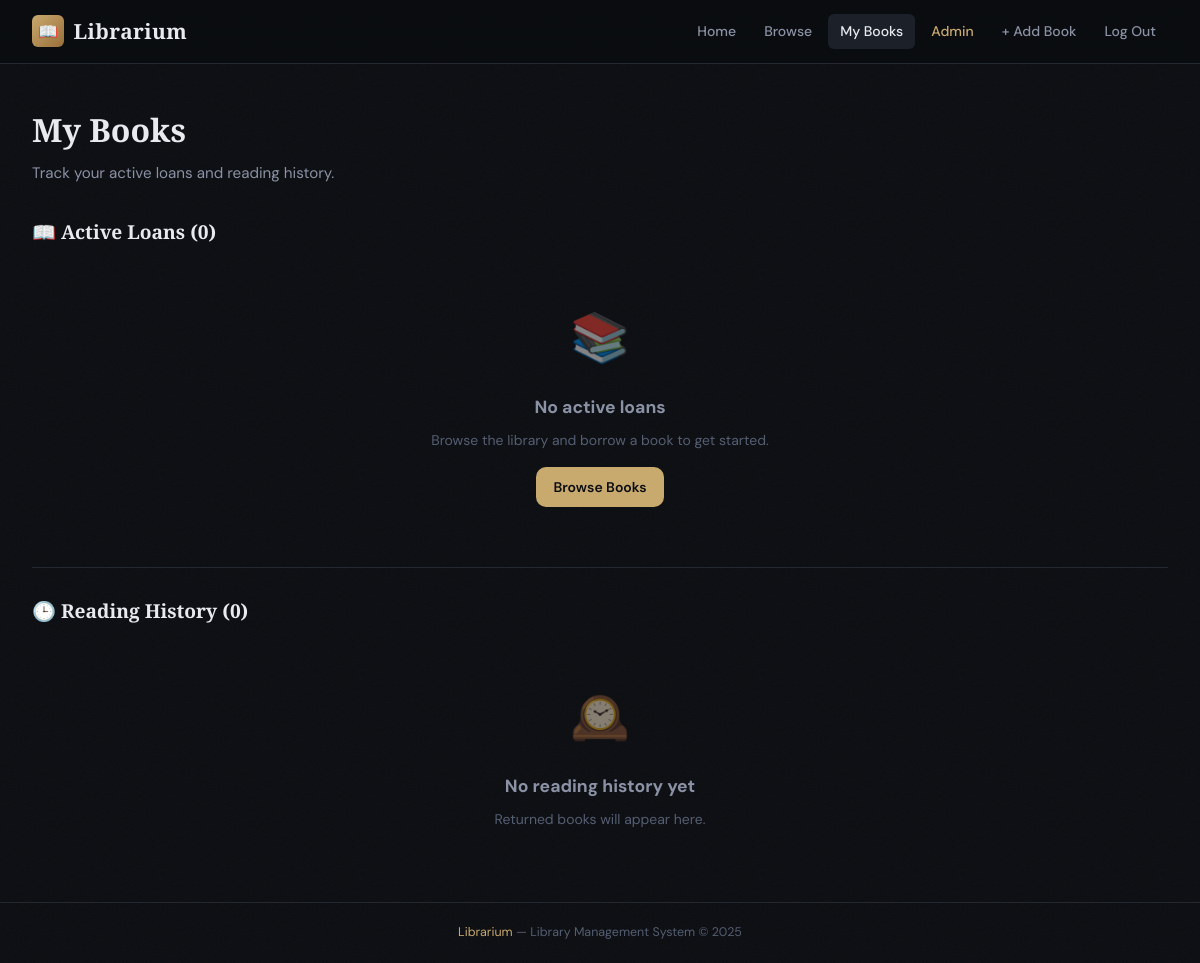
The app's page /my-borrowings (signed in), older data.
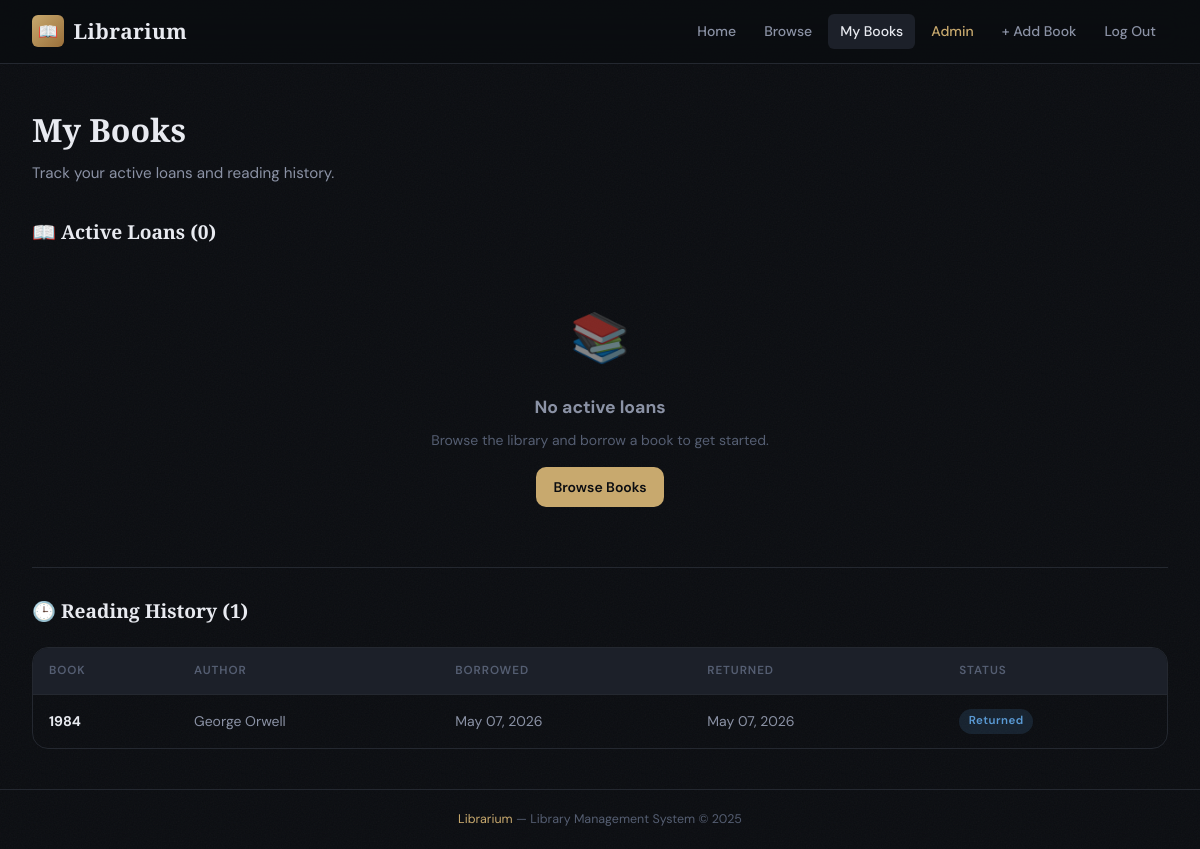
The same page, newer data.
### models.py (models this page shows, shortened)
class Borrowing(db.Model):
    __tablename__ = "borrowings"
    id = db.Column(db.Integer, primary_key=True)
    user_id = db.Column(db.Integer, db.ForeignKey("users.id"), nullable=False, index=True)
    book_id = db.Column(db.Integer, db.ForeignKey("books.id"), nullable=False, index=True)
    borrow_date = db.Column(db.DateTime, default=datetime.utcnow, nullable=False)
    due_date = db.Column(db.DateTime, nullable=True)
    return_date = db.Column(db.DateTime, nullable=True)
    status = db.Column(db.String(20), default="borrowed", nullable=False)  # 'borrowed' | 'returned' | 'overdue'

class Book(db.Model):
    __tablename__ = "books"
    id = db.Column(db.Integer, primary_key=True)
    title = db.Column(db.String(200), nullable=False)
    author = db.Column(db.String(150), nullable=False)
    isbn = db.Column(db.String(20), unique=True, nullable=False, index=True)
    genre = db.Column(db.String(80), nullable=True)
    description = db.Column(db.Text, nullable=True)
    availability_status = db.Column(db.Boolean, default=True, nullable=False)  # True = available
    added_at = db.Column(db.DateTime, default=datetime.utcnow)
    borrowings = db.relationship("Borrowing", backref="book", lazy="dynamic")

### routes.py (the view)
@main.route("/my-borrowings")
@login_required
def my_borrowings():
    user = current_user()
    active = (
        Borrowing.query
        .filter_by(user_id=user.id, status="borrowed")
        .order_by(Borrowing.borrow_date.desc())
        .all()
    )
    history = (
        Borrowing.query
        .filter_by(user_id=user.id, status="returned")
        .order_by(Borrowing.return_date.desc())
        .all()
    )
    return render_template("my_borrowings.html", active=active, history=history, now=datetime.utcnow())

### models.py (called while the page is built)
    @property
    def is_admin(self):
        return self.role == "admin"

### routes.py (called while the page is built)
def login_required(f):
    @wraps(f)
    def decorated(*args, **kwargs):
        if "user_id" not in session:
            flash("Please log in to continue.", "warning")
            return redirect(url_for("main.login"))
        return f(*args, **kwargs)
    return decorated

def current_user():
    if "user_id" in session:
        return User.query.get(session["user_id"])
    return None

@main.context_processor
def inject_user():
    return {"current_user": current_user()}

### templates/my_borrowings.html (shortened to what this page needs)
{% extends "base.html" %}
{% block content %}
<div class="page-header">
  <h1>My Books</h1>
  <p>Track your active loans and reading history.</p>
</div>
<div class="section-header">
  <span class="section-title">📖 Active Loans ({{ active|length }})</span>
</div>
{% if active %}
<div class="table-wrap mb-2">
  <table>
    <thead>
      <tr><th>Book</th><th>Author</th><th>Borrowed On</th><th>Due Date</th><th>Status</th><th>Action</th></tr>
    </thead>
    <tbody>
      {% for b in active %}
      <tr>
        <td><strong>{{ b.book.title }}</strong></td>
        <td>{{ b.book.author }}</td>
        <td>{{ b.borrow_date.strftime('%b %d, %Y') }}</td>
        <td class="{% if b.is_overdue %}text-danger{% endif %}">
          {{ b.due_date.strftime('%b %d, %Y') if b.due_date else '—' }}
        </td>
        <td>
          {% if b.is_overdue %}
            <span class="badge badge-overdue">Overdue</span>
          {% else %}
            <span class="badge badge-borrowed">Borrowed</span>
          {% endif %}
        </td>
        <td>
          <form method="POST" action="{{ url_for('main.return_book', borrowing_id=b.id) }}">
            <button type="submit" class="btn btn-success btn-sm">Return Book</button>
          </form>
        </td>
      </tr>
      {% endfor %}
    </tbody>
  </table>
</div>
{% else %}
<div class="empty-state" style="padding:2rem">
  <div class="empty-state-icon">📚</div>
  <h3>No active loans</h3>
  <p>Browse the library and borrow a book to get started.</p>
  <a href="{{ url_for('main.books') }}" class="btn btn-primary" style="margin-top:1rem">Browse Books</a>
</div>
{% endif %}
<div class="divider"></div>
<div class="section-header">
  <span class="section-title">🕒 Reading History ({{ history|length }})</span>
</div>
{% if history %}
<div class="table-wrap">
  <table>
    <thead>
      <tr><th>Book</th><th>Author</th><th>Borrowed</th><th>Returned</th><th>Status</th></tr>
    </thead>
    <tbody>
      {% for b in history %}
      <tr>
        <td><strong>{{ b.book.title }}</strong></td>
        <td>{{ b.book.author }}</td>
        <td>{{ b.borrow_date.strftime('%b %d, %Y') }}</td>
        <td>{{ b.return_date.strftime('%b %d, %Y') if b.return_date else '—' }}</td>
        <td><span class="badge badge-returned">Returned</span></td>
      </tr>
      {% endfor %}
    </tbody>
  </table>
</div>
{% else %}
<div class="empty-state" style="padding:2rem">
  <div class="empty-state-icon">🕰️</div>
  <h3>No reading history yet</h3>
  <p>Returned books will appear here.</p>
</div>
{% endif %}
{% endblock %}

### templates/base.html (shortened to what this page needs)
<!DOCTYPE html>
<html lang="en">
<head>
</head>
<body>
<nav>
  <a href="{{ url_for('main.dashboard') }}" class="nav-brand">
    <div class="nav-brand-icon">📖</div>
    <span class="nav-brand-text">Librarium</span>
  </a>
  <div class="nav-links">
    <a href="{{ url_for('main.dashboard') }}" class="nav-link {% if request.endpoint == 'main.dashboard' %}active{% endif %}">Home</a>
    <a href="{{ url_for('main.books') }}"     class="nav-link {% if request.endpoint == 'main.books' %}active{% endif %}">Browse</a>
    {% if current_user %}
      <a href="{{ url_for('main.my_borrowings') }}" class="nav-link {% if request.endpoint == 'main.my_borrowings' %}active{% endif %}">My Books</a>
      {% if current_user.is_admin %}
        <a href="{{ url_for('main.admin_panel') }}" class="nav-link accent">Admin</a>
        <a href="{{ url_for('main.add_book') }}" class="nav-link">+ Add Book</a>
      {% endif %}
      <a href="{{ url_for('main.logout') }}" class="nav-link">Log Out</a>
    {% else %}
      <a href="{{ url_for('main.login') }}" class="nav-link">Log In</a>
      <a href="{{ url_for('main.register') }}" class="nav-link nav-btn">Join Free</a>
    {% endif %}
  </div>
</nav>
<main>
  {% block content %}{% endblock %}
</main>
<footer>
  <span>Librarium</span> &mdash; Library Management System &copy; {{ 2025 }}
</footer>
</body>
</html>

### templates/base.html (style rules this page uses)
*, *::before, *::after { box-sizing: border-box; margin: 0; padding: 0; }
:root { --bg-base: #0b0d11; --bg-surface: #111318; --bg-card: #161a21; --bg-elevated: #1c2029; --border: #242830; --border-glow: #2e3545; --text-primary: #e8eaf0; --text-secondary: #8b92a5; --text-muted: #555e72; --accent: #c8a96e; --accent-dim: rgba(200,169,110,.15); --accent-hover:#dfc08a; --danger: #e05c6e; --danger-dim: rgba(224,92,110,.15); --success: #5db88a; --success-dim: rgba(93,184,138,.15); --info: #5b9bd5; --info-dim: rgba(91,155,213,.15); --warning: #e0a040; --radius-sm: 6px; --radius: 10px; --radius-lg: 16px; --shadow: 0 4px 24px rgba(0,0,0,.45); --shadow-lg: 0 8px 48px rgba(0,0,0,.6); --font-display: 'Playfair Display', Georgia, serif; --font-body: 'DM Sans', system-ui, sans-serif; --font-mono: 'DM Mono', monospace; }
html { font-size: 16px; scroll-behavior: smooth; }
body { background: var(--bg-base); color: var(--text-primary); font-family: var(--font-body); font-weight: 400; line-height: 1.6; min-height: 100vh; display: flex; flex-direction: column; }
body::before { content: ''; position: fixed; inset: 0; z-index: 0; pointer-events: none; background-size: 200px; }
nav { position: sticky; top: 0; z-index: 100; background: rgba(11,13,17,.88); backdrop-filter: blur(16px); border-bottom: 1px solid var(--border); padding: 0 2rem; display: flex; align-items: center; justify-content: space-between; height: 64px; }
.nav-brand { display: flex; align-items: center; gap: .6rem; text-decoration: none; }
.nav-brand-icon { width: 32px; height: 32px; background: linear-gradient(135deg, var(--accent), #9a6f3a); border-radius: var(--radius-sm); display: grid; place-items: center; font-size: 16px; }
.nav-brand-text { font-family: var(--font-display); font-size: 1.3rem; font-weight: 700; color: var(--text-primary); letter-spacing: .02em; }
.nav-links { display: flex; align-items: center; gap: .25rem; }
.nav-link { color: var(--text-secondary); text-decoration: none; font-size: .875rem; font-weight: 500; padding: .4rem .75rem; border-radius: var(--radius-sm); transition: all .2s; }
.nav-link:hover, .nav-link.active { color: var(--text-primary); background: var(--bg-elevated); }
.nav-link.accent { color: var(--accent); }
main { flex: 1; position: relative; z-index: 1; padding: 2.5rem 2rem; max-width: 1200px; margin: 0 auto; width: 100%; }
.btn { display: inline-flex; align-items: center; gap: .4rem; padding: .55rem 1.1rem; font-family: var(--font-body); font-size: .875rem; font-weight: 600; border: none; border-radius: var(--radius); cursor: pointer; text-decoration: none; transition: all .2s; white-space: nowrap; }
.btn-primary { background: var(--accent); color: #0b0d11; }
.table-wrap { overflow-x: auto; border-radius: var(--radius-lg); border: 1px solid var(--border); }
table { width: 100%; border-collapse: collapse; }
th { background: var(--bg-elevated); color: var(--text-muted); font-size: .73rem; font-weight: 600; letter-spacing: .08em; text-transform: uppercase; padding: .85rem 1rem; text-align: left; }
td { padding: .85rem 1rem; border-top: 1px solid var(--border); font-size: .875rem; color: var(--text-secondary); }
td strong { color: var(--text-primary); }
.badge { display: inline-flex; align-items: center; padding: .2rem .6rem; border-radius: 999px; font-size: .72rem; font-weight: 600; letter-spacing: .04em; }
.badge-returned { background: var(--info-dim); color: var(--info); }
.page-header { margin-bottom: 2rem; }
.page-header h1 { font-family: var(--font-display); font-size: 2rem; font-weight: 700; color: var(--text-primary); }
.page-header p { color: var(--text-secondary); font-size: .95rem; margin-top: .35rem; }
.section-header { display: flex; align-items: center; justify-content: space-between; margin-bottom: 1.25rem; }
.section-title { font-family: var(--font-display); font-size: 1.2rem; font-weight: 600; color: var(--text-primary); }
.divider { height: 1px; background: var(--border); margin: 1.75rem 0; }
.empty-state { text-align: center; padding: 4rem 2rem; color: var(--text-muted); }
.empty-state-icon { font-size: 3rem; margin-bottom: 1rem; opacity: .5; }
.empty-state h3 { color: var(--text-secondary); font-size: 1.1rem; margin-bottom: .5rem; }
.empty-state p { font-size: .875rem; }
footer { position: relative; z-index: 1; border-top: 1px solid var(--border); padding: 1.25rem 2rem; text-align: center; font-size: .78rem; color: var(--text-muted); }
footer span { color: var(--accent); }

Row changes from the older to the newer data that the page shows:
added Borrowing: book "1984", book.author "George Orwell", borrow_date "May 07, 2026", return_date "May 07, 2026"
Text that changed along with them:
{{ history|length }}: "0" → "1"
text no longer shown: "🕰️ No reading history yet Returned books will appear here."
text now shown: "BOOK AUTHOR BORROWED RETURNED STATUS"
